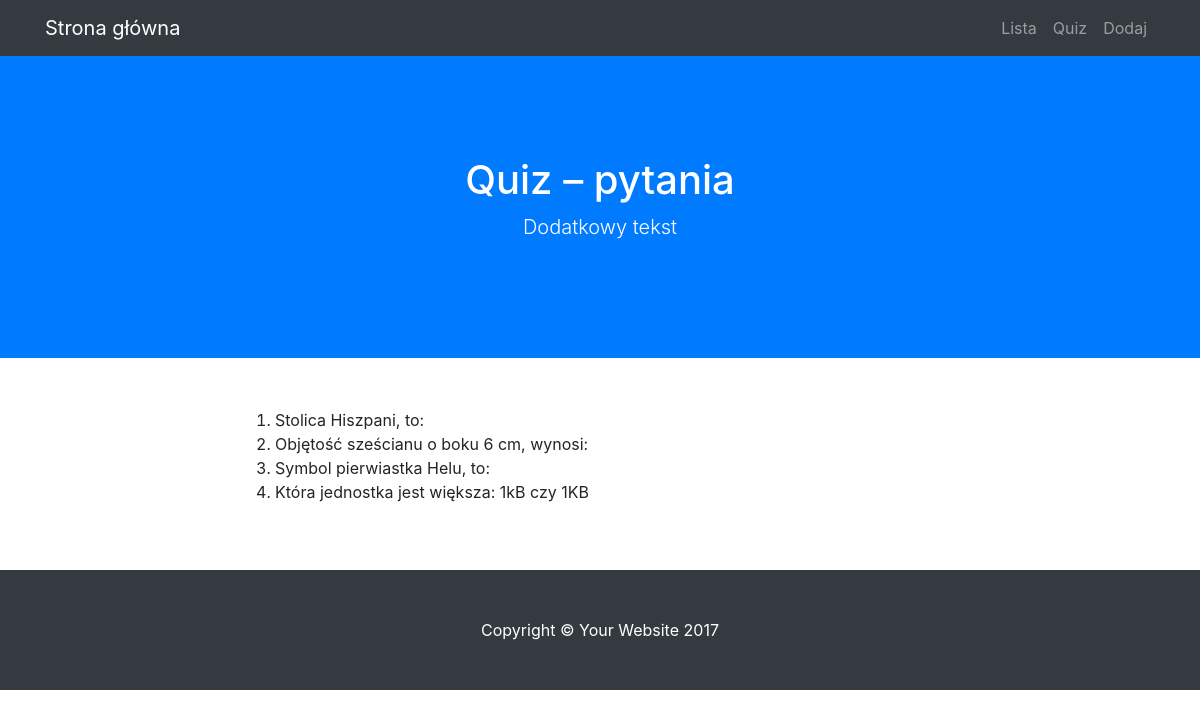
The app's page /lista, older data.
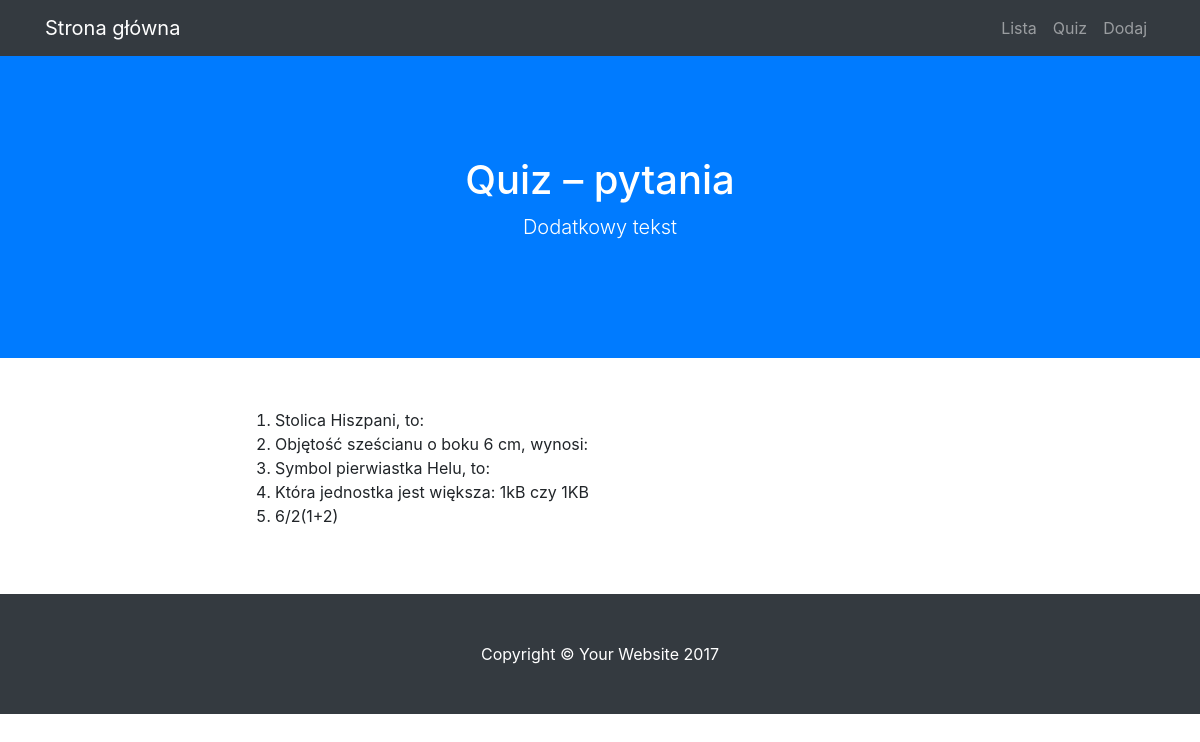
The same page, newer data.
### modele.py (models this page shows)
class BazaModel(Model):
    class Meta:
        database = baza

class Pytanie(BazaModel):
    pytanie = CharField(null=False)
    kategoria = ForeignKeyField(Kategoria, related_name='pytania')

### views.py (the view)
@app.route("/lista")
def lista():
    pytania = Pytanie.select()
    return render_template('lista.html', pytania=pytania)

### app.py (called while the page is built)
@app.before_request
def before_request():
    g.db = baza
    g.db.connect()

@app.after_request
def after_request(response):
    g.db.close()
    return response

### templates/lista.html (shortened to what this page needs)
{% extends "szablon.html" %}
{% block h1 %}Quiz – pytania{% endblock %}
{% block tresc %}
    <ol>
    {% for p in pytania %}
        <li>
            {{ p.pytanie }}
        </li>
    {% endfor %}
    </ol>
{% endblock %}

### templates/szablon.html (shortened to what this page needs)
<!DOCTYPE html>
<html lang="pl">
  <head>
    <link href="{{ url_for('static', filename='vendor/bootstrap/css/bootstrap.min.css') }}" rel="stylesheet">
    <link href="{{ url_for('static', filename='css/scrolling-nav.css') }}" rel="stylesheet">
    <link href="{{ url_for('static', filename='css/style.css') }}" rel="stylesheet">
  </head>
  <body id="page-top">
    <nav class="navbar navbar-expand-lg navbar-dark bg-dark fixed-top" id="mainNav">
      <div class="container">
        <a class="navbar-brand js-scroll-trigger" href="{{ url_for('index') }}">Strona główna</a>
        <div class="collapse navbar-collapse" id="navbarResponsive">
          <ul class="navbar-nav ml-auto">
            <li class="nav-item">
              <a class="nav-link js-scroll-trigger" href="{{ url_for('lista') }}">Lista</a>
            </li>
            <li class="nav-item">
              <a class="nav-link js-scroll-trigger" href="{{ url_for('quiz') }}">Quiz</a>
            </li>
            <li class="nav-item">
              <a class="nav-link js-scroll-trigger" href="{{ url_for('dodaj') }}">Dodaj</a>
            </li>
          </ul>
        </div>
      </div>
    </nav>
    <header class="bg-primary text-white">
      <div class="container text-center">
        <h1>{% block h1 %}{% endblock %}</h1>
        <p class="lead">Dodatkowy tekst</p>
      </div>
    </header>
    <section id="tresc">
      <div class="container">
        <div class="row">
          <div class="col-lg-8 mx-auto">
            {% block tresc %}{% endblock %}
          </div>
        </div>
      </div>
    </section>
    <footer class="py-5 bg-dark">
      <div class="container">
        <p class="m-0 text-center text-white">Copyright &copy; Your Website 2017</p>
      </div>
    </footer>
  </body>
</html>

### static/css/scrolling-nav.css (style rules this page uses)
header { padding: 154px 0 100px; }
@media (min-width: 992px) { header { padding: 156px 0 100px; } }
section { padding: 150px 0; }

### static/css/style.css (style rules this page uses)
#tresc { padding-top: 50px; padding-bottom: 50px; }

Row changes from the older to the newer data that the page shows:
added Pytanie: pytanie "6/2(1+2)"
